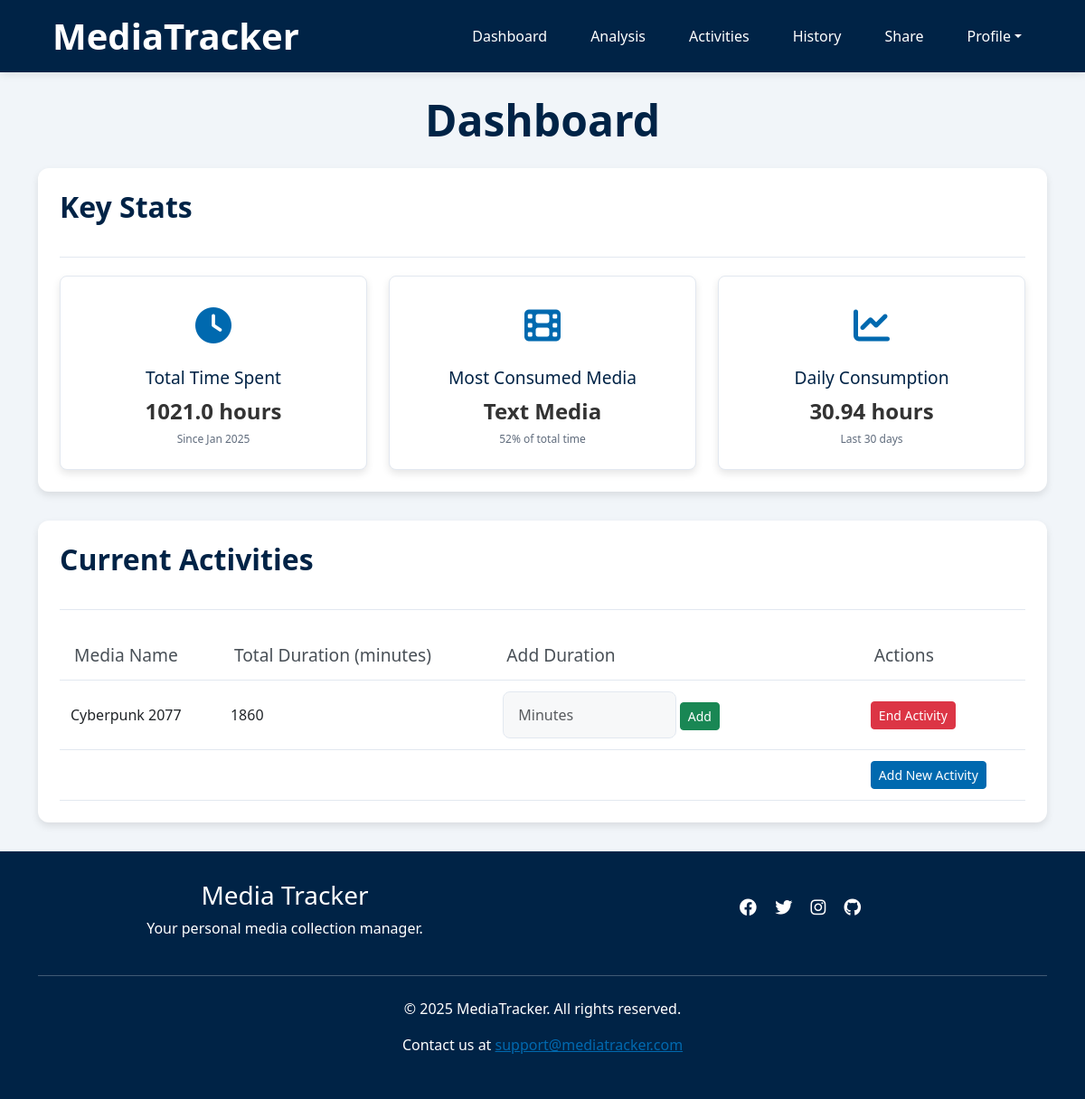
Page /dashboard (signed in) on the committed database.
### app/models.py (models this page shows)
class Activities(db.Model):
    __tablename__ = 'Activities'
    id = db.Column(db.Integer, primary_key=True)
    username = db.Column(db.String(80), db.ForeignKey('Users.username'), nullable=False)
    media_type = db.Column(db.String(50), nullable=False)
    media_subtype = db.Column(db.String(50), nullable=True)
    media_name = db.Column(db.String(120), nullable=False)
    status = db.Column(db.String(20), nullable=False, default='ongoing')
    start_date = db.Column(db.Date, nullable=True)
    end_date = db.Column(db.Date, nullable=True)
    rating = db.Column(db.Float, nullable=True)
    comment = db.Column(db.Text, nullable=True)
    media_entries = db.relationship('Entries', backref='activity')

### app/routes.py (the view)
@app.route('/dashboard', methods=['GET', 'POST'])
def dashboard():
    if 'username' not in session:
        flash('Please log in to view your dashboard.', 'danger')
        return redirect(url_for('index'))
    username = session['username']
    if request.method == 'POST':
        handle_dashboard_form(username, request.form)
        return redirect(url_for('dashboard'))
    stats = get_user_statistics(username)
    current_activities = get_current_activities(username)
    return render_template(
        'dashboard.html',
        total_time=stats['total_time'],
        most_consumed_media=stats['most_consumed_media'],
        daily_average_time=stats['daily_average_time'],
        current_activities=current_activities
    )

### app/helpers/dashboard_handler.py (called while the page is built)
def get_current_activities(username):
    current_activities = Activities.query.filter_by(username=username, status='ongoing').all()
    activities = []
    for activity in current_activities:
        total_duration = db.session.query(
            func.sum(Entries.duration)
        ).filter_by(activity_id=activity.id).scalar()
        activities.append({
            "media_name": activity.media_name,
            "media_type": activity.media_type,
            "total_duration": total_duration or 0,
            "activity_id": activity.id
        })
    return activities

### app/templates/dashboard.html (shortened to what this page needs)
{% extends "base.html" %}
{% block content %}
<div class="container">
    <h1 class="text-center page-title">Dashboard</h1>
     <section class="section wow fadeInUp" data-wow-duration="0.2s" data-wow-delay="0.05s">
        <div class="section-header">
            <h2 class="section-title">Key Stats</h2>
        </div>
        <div class="stats-grid">
            <div class="stats-metric-card">
                <div class="stats-icon clock">
                    <i class="fas fa-clock"></i>
                </div>
                <div class="container">
                    <div class="stats-info"><h3>Total Time Spent</h3></div>
                    <div class="stats-info"><p>{{ total_time }} hours</p></div>
                    <div class="stats-sub">Since Jan 2025</div>
                </div>
            </div>
            <div class="stats-metric-card">
                <div class="stats-icon film">
                    <i class="fas fa-film"></i>
                </div>
                <div class="container">
                    <div class="stats-info"><h3>Most Consumed Media</h3></div>
                    <div class="stats-info"><p>{{ most_consumed_media }}</p></div>
                    <div class="stats-sub">52% of total time</div>
                </div>
            </div>
            <div class="stats-metric-card">
                <div class="stats-icon chart">
                    <i class="fas fa-chart-line"></i>
                </div>
                <div class="container">
                    <div class="stats-info"><h3>Daily Consumption</h3></div>
                    <div class="stats-info"><p>{{ daily_average_time }} hours</p></div>
                    <div class="stats-sub">Last 30 days</div>
                </div>
            </div>
        </div>
    </section>
    <section class="section wow fadeInUp" data-wow-duration="0.2s" data-wow-delay="0.1s">
        <div class="section-header" style="margin-bottom: 0;">
            <h2 class="section-title">Current Activities</h2>
        </div>
        <div  class="table-container">
        <table>
            <thead>
                <tr>
                    <th>Media Name</th>
                    <th>Total Duration (minutes)</th>
                    <th>Add Duration</th>
                    <th>Actions</th>
                </tr>
            </thead>
            <tbody>
                {% for activity in current_activities %}
                <tr>
                    <td>{{ activity.media_name }}</td>
                    <td>{{ activity.total_duration }}</td>
                    <td>
                        <form action="{{ url_for('dashboard') }}" method="POST" class="d-inline">
                            <input type="number" name="duration" class="form-control d-inline w-50" placeholder="Minutes" required>
                            <button type="submit" name="add_duration" class="btn btn-success btn-sm">Add</button>
                        </form>
                    </td>
                    <td>
                        <button class="btn btn-danger btn-sm" data-bs-toggle="modal" data-bs-target="#endActivityModal" data-activity-id="{{ activity.activity_id }}">End Activity</button>
                    </td>
                </tr>
                {% endfor %}
                <tr>
                    <td></td><td></td><td></td>
                    <td><button class="btn btn-primary btn-sm" data-bs-toggle="modal" data-bs-target="#addActivityModal">Add New Activity</button></td>
                </tr>
            </tbody>
        </table>
        </div>
    </section>
</div>
{% endblock %}

### app/static/styles.css (style rules this page uses)
:root { --primary-color: #0069af; --secondary-color: #002346; --background-color:#f1f5f9; --light-border: #e2e8f0; }
body { font-family: 'Segoe UI', Tahoma, Geneva, Verdana, sans-serif; background-color: var(--background-color); }
h1 { margin-top: 1.5rem; margin-bottom: 1.5rem; }
html, body { height: 100%; margin: 0; padding: 0; }
body { display: flex; flex-direction: column; }
table { width: 100%; border-collapse: collapse; }
th { background-color: #ffffff; padding: 0.75rem 1rem; text-align: left; font-weight: 500; color: #495057; border-bottom: 1px solid var(--light-border); font-size: 1.2rem; }
td { padding: 0.75rem; border-bottom: 1px solid var(--light-border); vertical-align: middle; }
thead { padding: 0.75rem 1rem; }
.table-container { overflow-x: auto; margin-top: 1.5rem; }
.btn-primary { background-color: var(--primary-color); border-color: var(--primary-color); }
.section-header { display: flex; justify-content: space-between; align-items: center; margin-bottom: 1.25rem; padding-bottom: 0.75rem; border-bottom: 1px solid var(--light-border); }
.section { background: white; border-radius: 0.75rem; box-shadow: 0 4px 8px rgba(0,0,0,0.1); padding: 1.5rem; margin-bottom: 2rem; }
.section-title { font-size: 2rem; font-weight: bold; margin-bottom: 1.5rem; color: var(--secondary-color); }
.page-title { font-size: 3rem; font-weight: bold; margin-bottom: 1.5rem; color: var(--secondary-color); }
.stats-grid { display: grid; grid-template-columns: repeat(auto-fit, minmax(250px, 1fr)); gap: 1.5rem; }
.stats-metric-card { background-color: #ffffff; border-radius: 8px; padding: 1.5rem; flex: 0 1 280px; box-shadow: 0 4px 8px rgba(0,0,0,0.1); text-align: center; transition: transform 0.3s, box-shadow 0.3s; border: 1px solid #e2e8f0; }
.stats-icon { font-size: 2.5rem; color: var(--primary-color); margin-bottom: 1rem; }
.stats-info h3 { font-size: 1.2rem; color: var(--secondary-color); margin-bottom: 0.5rem; }
.stats-info p { font-size: 1.5rem; font-weight: 600; margin: 0; color: #333333; }
.stats-sub { font-size: 0.75rem; color: #5f6b7c; margin-top: 0.25rem; }
.form-control { padding: 0.8rem 1rem; border-radius: 8px; border: 1px solid var(--light-border); transition: all 0.3s ease; font-size: 1rem; background-color: #f2f4f59c; }
.wow { visibility: hidden; }
.wow.animated { visibility: visible; }

### rows in the picture
Activities: media_type "Text Media"
Activities: media_name "Cyberpunk 2077", total_duration "1860"

### other values in the picture
{{ total_time }} "1021.0"
{{ daily_average_time }} "30.94"
